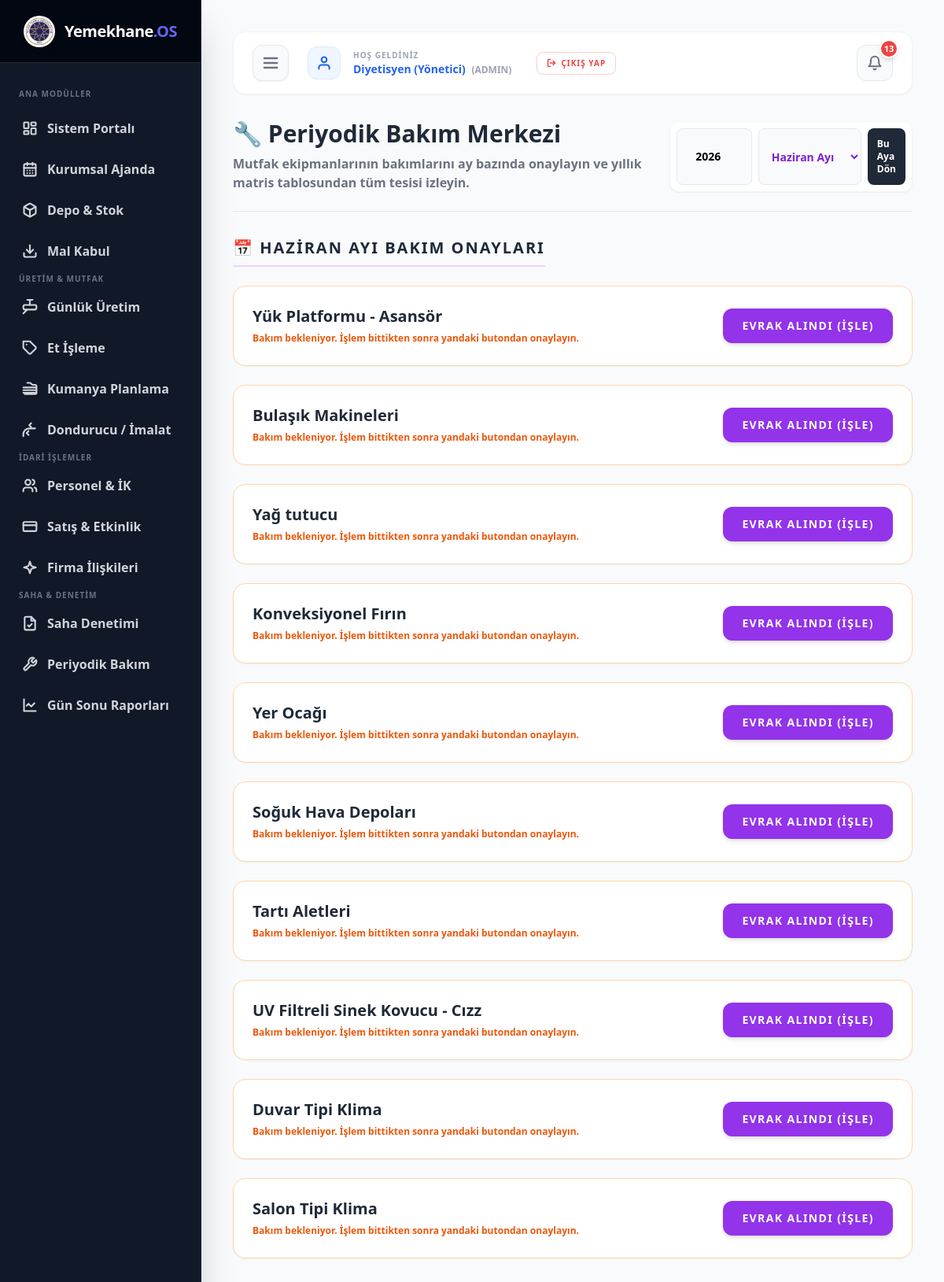
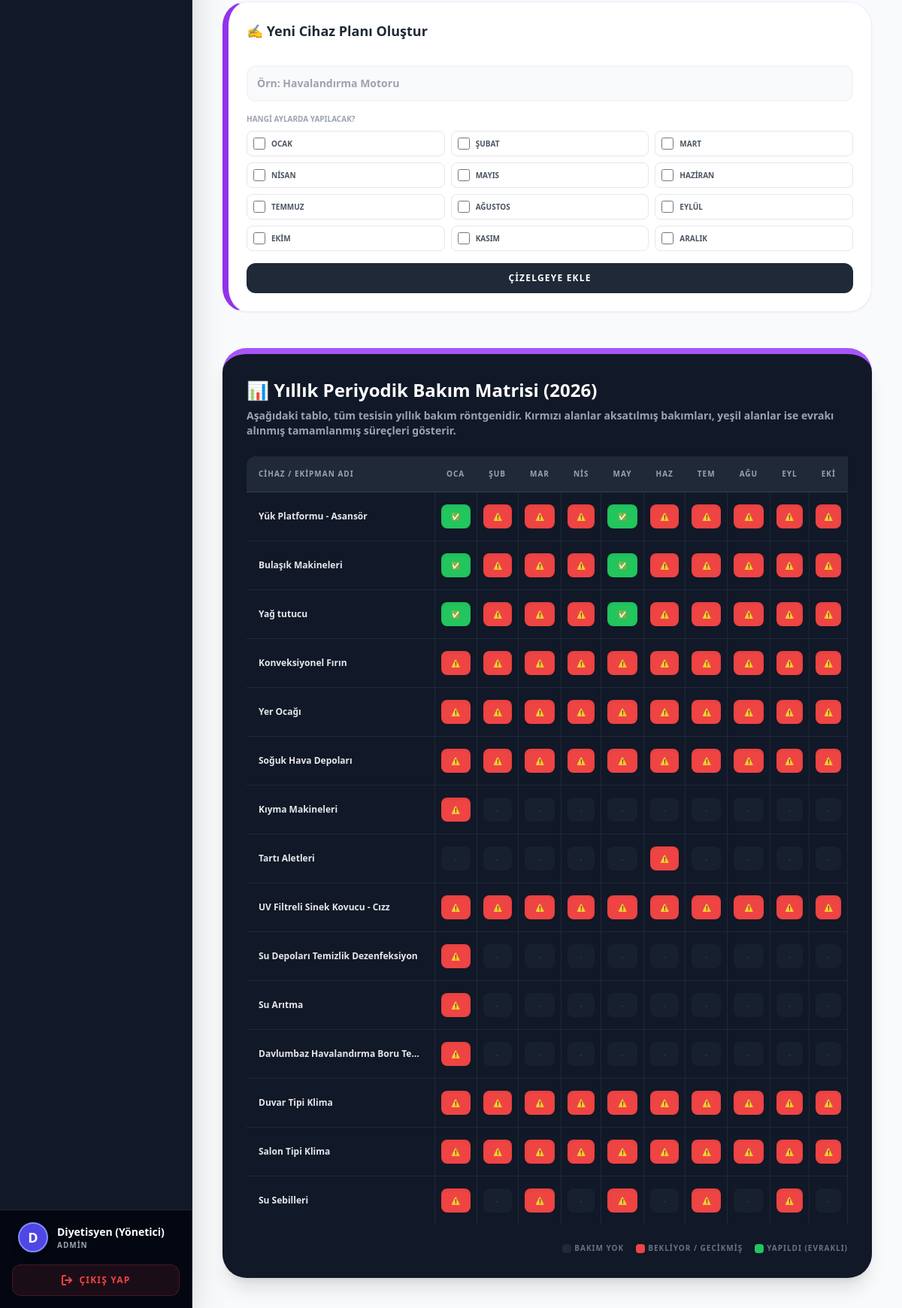
Page /periyodik-bakim (signed in) on the committed database (2 pictures, top to bottom).
### tables this page shows
CREATE TABLE periyodik_bakim (id INTEGER PRIMARY KEY AUTOINCREMENT, ekipman_adi TEXT, bakim_aylari TEXT);

### app.py (the view, shortened to what this page needs)
@app.route('/periyodik-bakim', methods=['GET', 'POST'])
@login_required
@admin_required
def periyodik_bakim():
    conn = get_db_connection()
    bugun = date.today()
    secilen_yil = request.args.get('yil', str(bugun.year))
    secilen_ay = request.args.get('ay', str(bugun.month))
    bakimlar = conn.execute("SELECT * FROM periyodik_bakim ORDER BY id ASC").fetchall()
    logs = conn.execute("SELECT * FROM periyodik_bakim_log WHERE yil=?", (secilen_yil,)).fetchall()
    log_dict = {(str(l['bakim_id']), str(l['ay'])): True for l in logs}
    aylik_bakimlar = []
    for b in bakimlar:
        aylar = b['bakim_aylari'].split(',') if b['bakim_aylari'] else []
        if secilen_ay in aylar:
            durum = 'Yapıldı' if (str(b['id']), secilen_ay) in log_dict else 'Bekliyor'
            aylik_bakimlar.append({'id': b['id'], 'ekipman_adi': b['ekipman_adi'], 'durum': durum})
    matris = {}
    for b in bakimlar:
        matris[b['id']] = {'adi': b['ekipman_adi'], 'aylar': {}}
        gerekli_aylar = b['bakim_aylari'].split(',') if b['bakim_aylari'] else []
        for a_no in range(1, 13):
            a_str = str(a_no)
            if a_str in gerekli_aylar:
                if (str(b['id']), a_str) in log_dict: matris[b['id']]['aylar'][a_str] = 'Yapıldı'
                else: matris[b['id']]['aylar'][a_str] = 'Bekliyor'
            else: matris[b['id']]['aylar'][a_str] = 'Yok'
    conn.close()
    ay_isimleri = { '1': 'Ocak', '2': 'Şubat', '3': 'Mart', '4': 'Nisan', '5': 'Mayıs', '6': 'Haziran', '7': 'Temmuz', '8': 'Ağustos', '9': 'Eylül', '10': 'Ekim', '11': 'Kasım', '12': 'Aralık' }
    return render_template('periyodik_bakim.html', bakimlar=bakimlar, aylik_bakimlar=aylik_bakimlar, matris=matris, ay_isimleri=ay_isimleri, secilen_ay=secilen_ay, secilen_yil=secilen_yil)

### app.py (called while the page is built)
def login_required(f):
    @wraps(f)
    def decorated_function(*args, **kwargs):
        if 'kullanici_id' not in session: return redirect(url_for('login'))
        return f(*args, **kwargs)
    return decorated_function

def admin_required(f):
    @wraps(f)
    def decorated_function(*args, **kwargs):
        if session.get('rol') != 'admin':
            flash("⚠️ Bu sayfaya erişim yetkiniz yok!", "error")
            return redirect(url_for('depo'))
        return f(*args, **kwargs)
    return decorated_function

def get_next_workday(date_str):
    d = datetime.strptime(date_str, '%Y-%m-%d')
    while d.weekday() >= 5: d += timedelta(days=1)
    return d.strftime('%Y-%m-%d')

def get_db_connection():
    BASE_DIR = os.path.dirname(os.path.abspath(__file__))
    db_path = os.path.join(BASE_DIR, 'yemekhane.db')
    conn = sqlite3.connect(db_path)
    conn.row_factory = sqlite3.Row
    return conn

### templates/periyodik_bakim.html (shortened to what this page needs)
<!DOCTYPE html>
<html lang="tr">
<head>
    <script src="https://cdn.tailwindcss.com"></script>
</head>
<body class="bg-gray-50 flex min-h-screen font-sans">
    {% include 'sidebar.html' %}
    <div class="ml-64 flex-1 p-10 min-w-0">
        {% include 'topbar.html' %}
        <div class="mb-8 border-b border-gray-200 pb-6 flex justify-between items-end">
            <div>
                <h1 class="text-3xl font-black text-gray-800">🔧 Periyodik Bakım Merkezi</h1>
                <p class="text-gray-500 font-bold mt-2">Mutfak ekipmanlarının bakımlarını ay bazında onaylayın ve yıllık matris tablosundan tüm tesisi izleyin.</p>
            </div>
            <form action="/periyodik-bakim" method="GET" class="flex gap-2 bg-white p-2 rounded-xl shadow-sm border border-gray-100">
                <input type="number" name="yil" value="{{ secilen_yil }}" class="w-24 border border-gray-200 rounded-lg p-3 font-bold text-sm outline-none bg-gray-50 text-center" onchange="this.form.submit()">
                <select name="ay" class="border border-gray-200 rounded-lg p-3 font-bold text-sm outline-none bg-gray-50 text-purple-700" onchange="this.form.submit()">
                    {% for ay_no, ay_isim in ay_isimleri.items() %}
                        <option value="{{ ay_no }}" {% if secilen_ay == ay_no %}selected{% endif %}>{{ ay_isim }} Ayı</option>
                    {% endfor %}
                </select>
                <a href="/periyodik-bakim" class="bg-gray-800 text-white font-bold p-3 rounded-lg hover:bg-black text-xs flex items-center">Bu Aya Dön</a>
            </form>
        </div>
        <div class="grid grid-cols-1 xl:grid-cols-3 gap-8 mb-10">
            <div class="xl:col-span-2 space-y-6">
                <h2 class="text-xl font-black text-gray-800 uppercase tracking-widest border-b-2 border-purple-200 pb-2 inline-block">📅 {{ ay_isimleri[secilen_ay] }} Ayı Bakım Onayları</h2>
                {% for ab in aylik_bakimlar %}
                <div class="bg-white p-6 rounded-2xl shadow-sm border {% if ab.durum == 'Yapıldı' %}border-green-200 bg-green-50/30{% else %}border-orange-200 bg-orange-50/30{% endif %} flex justify-between items-center">
                    <div>
                        <h4 class="text-xl font-black text-gray-800">{{ ab.ekipman_adi }}</h4>
                        {% if ab.durum == 'Yapıldı' %}
                            <span class="text-xs font-bold text-green-600">Bu ayın evrakları sisteme işlendi.</span>
                        {% else %}
                            <span class="text-xs font-bold text-orange-600">Bakım bekleniyor. İşlem bittikten sonra yandaki butondan onaylayın.</span>
                        {% endif %}
                    </div>
                    <div>
                        {% if ab.durum == 'Yapıldı' %}
                            <form action="/periyodik-bakim" method="POST" class="m-0 flex items-center gap-3">
                                <span class="bg-green-600 text-white font-black px-4 py-2 rounded-lg text-sm shadow-sm">✅ EVRAK ALINDI</span>
                                <input type="hidden" name="islem_tipi" value="bakim_geri_al"><input type="hidden" name="bakim_id" value="{{ ab.id }}"><input type="hidden" name="yil" value="{{ secilen_yil }}"><input type="hidden" name="ay" value="{{ secilen_ay }}">
                                <button type="submit" class="text-red-500 hover:text-red-700 font-bold text-[10px] bg-white border border-red-200 px-2 py-1 rounded">Geri Al ↩️</button>
                            </form>
                        {% else %}
                            <form action="/periyodik-bakim" method="POST" class="m-0">
                                <button type="submit" class="bg-purple-600 hover:bg-purple-700 text-white font-black px-6 py-3 rounded-xl transition shadow-md text-sm uppercase tracking-widest animate-pulse">Evrak Alındı (İşle)</button>
                            </form>
                        {% endif %}
                    </div>
                </div>
                {% else %}
                <div class="bg-white p-10 rounded-2xl text-center shadow-sm border border-gray-100">
                    <span class="text-3xl block mb-2">🎉</span>
                    <h4 class="text-gray-500 font-bold text-sm">Seçili ay için planlanmış bir periyodik bakım bulunmuyor.</h4>
                </div>
                {% endfor %}
            </div>
            <div class="xl:col-span-1 bg-white p-6 rounded-[2rem] shadow-sm border border-purple-100 border-l-8 border-l-purple-600 h-max">
                <h3 class="text-lg font-black text-gray-800 mb-4 flex items-center gap-2">✍️ Yeni Cihaz Planı Oluştur</h3>
                <form action="/periyodik-bakim" method="POST" class="space-y-4">
                    <input type="text" name="ekipman_adi" placeholder="Örn: Havalandırma Motoru" required class="w-full border-2 border-gray-100 p-3 rounded-xl font-bold outline-none focus:border-purple-500 bg-gray-50 text-sm">
                    <div>
                        <label class="block text-[10px] font-bold text-gray-400 uppercase mb-2">Hangi Aylarda Yapılacak?</label>
                        <div class="grid grid-cols-3 gap-2">
                            {% for ay_no, ay_isim in ay_isimleri.items() %}
                            <label class="flex items-center gap-2 p-2 border border-gray-200 rounded-lg cursor-pointer hover:bg-purple-50 transition">
                                <input type="checkbox" name="aylar[]" value="{{ ay_no }}" class="w-4 h-4 text-purple-600">
                                <span class="font-bold text-gray-600 text-[10px] uppercase">{{ ay_isim }}</span>
                            </label>
                            {% endfor %}
                        </div>
                    </div>
                    <button type="submit" class="w-full bg-gray-800 text-white font-black py-3 rounded-xl hover:bg-black transition text-xs tracking-widest uppercase">Çizelgeye Ekle</button>
                </form>
            </div>
        </div>
        <div class="bg-gray-900 p-8 rounded-[2rem] shadow-xl border-t-8 border-purple-500 mt-12">
            <div class="flex justify-between items-end mb-6">
                <div>
                    <h3 class="text-2xl font-black text-white mb-2 flex items-center gap-2">📊 Yıllık Periyodik Bakım Matrisi ({{ secilen_yil }})</h3>
                    <p class="text-gray-400 font-bold text-sm">Aşağıdaki tablo, tüm tesisin yıllık bakım röntgenidir. Kırmızı alanlar aksatılmış bakımları, yeşil alanlar ise evrakı alınmış tamamlanmış süreçleri gösterir.</p>
                </div>
            </div>
            <div class="overflow-x-auto">
                <table class="w-full text-left whitespace-nowrap">
                    <thead class="bg-gray-800 text-gray-400 uppercase text-[10px] tracking-widest border-b border-gray-700">
                        <tr>
                            <th class="p-4 rounded-tl-xl sticky left-0 bg-gray-800 z-10 w-64">Cihaz / Ekipman Adı</th>
                            {% for ay_no, ay_isim in ay_isimleri.items() %}
                            <th class="p-4 text-center">{{ ay_isim[:3] }}</th>
                            {% endfor %}
                        </tr>
                    </thead>
                    <tbody class="divide-y divide-gray-800 text-xs">
                        {% for b in bakimlar %}
                        <tr class="hover:bg-gray-800 transition">
                            <td class="p-4 font-black text-gray-200 sticky left-0 bg-gray-900 z-10 truncate max-w-[250px]">{{ b.ekipman_adi }}</td>
                            {% for ay_no in range(1, 13) %}
                                {% set durum = matris[b.id]['aylar'][ay_no|string] %}
                                <td class="p-2 text-center border-l border-gray-800">
                                    {% if durum == 'Yapıldı' %}
                                        <div class="w-full h-8 bg-green-500 rounded-lg flex items-center justify-center text-white text-[10px] font-black shadow-inner cursor-help" title="Evrak Alındı">✅</div>
                                    {% elif durum == 'Bekliyor' %}
                                        <div class="w-full h-8 bg-red-500 rounded-lg flex items-center justify-center text-white text-[10px] font-black shadow-inner cursor-help animate-pulse" title="Bakım Bekliyor!">⚠️</div>
                                    {% else %}
                                        <div class="w-full h-8 bg-gray-800 rounded-lg flex items-center justify-center text-gray-600 text-[10px] font-bold opacity-50">-</div>
                                    {% endif %}
                                </td>
                            {% endfor %}
                        </tr>
                        {% else %}
                        <tr><td colspan="14" class="p-10 text-center text-gray-600 font-bold">Sisteme kayıtlı periyodik bakım bulunmuyor.</td></tr>
                        {% endfor %}
                    </tbody>
                </table>
            </div>
            <div class="mt-6 flex gap-4 text-[10px] font-bold uppercase tracking-widest text-gray-500 justify-end">
                <span class="flex items-center gap-1"><div class="w-3 h-3 bg-gray-800 rounded"></div> Bakım Yok</span>
                <span class="flex items-center gap-1"><div class="w-3 h-3 bg-red-500 rounded"></div> Bekliyor / Gecikmiş</span>
                <span class="flex items-center gap-1"><div class="w-3 h-3 bg-green-500 rounded"></div> Yapıldı (Evraklı)</span>
            </div>
        </div>
    </div>
</body>
</html>

### rows in the picture
periyodik_bakim: ekipman_adi "Yük Platformu - Asansör"
periyodik_bakim: ekipman_adi "Bulaşık Makineleri"
periyodik_bakim: ekipman_adi "Yağ tutucu"
periyodik_bakim: ekipman_adi "Konveksiyonel Fırın"
periyodik_bakim: ekipman_adi "Yer Ocağı"
periyodik_bakim: ekipman_adi "Soğuk Hava Depoları"
periyodik_bakim: ekipman_adi "Tartı Aletleri"
periyodik_bakim: ekipman_adi "UV Filtreli Sinek Kovucu - Cızz"
periyodik_bakim: ekipman_adi "Duvar Tipi Klima"
periyodik_bakim: ekipman_adi "Salon Tipi Klima"
periyodik_bakim: ekipman_adi "Kıyma Makineleri"
periyodik_bakim: ekipman_adi "Su Depoları Temizlik Dezenfeksiyon"
periyodik_bakim: ekipman_adi "Su Arıtma"
periyodik_bakim: ekipman_adi "Davlumbaz Havalandırma Boru Te…"
periyodik_bakim: ekipman_adi "Su Sebilleri"

### other values in the picture
{{ session.isim[:1] }} "D"
{{ session.isim }} "Diyetisyen (Yönetici)"
{{ session.rol }} "ADMIN"
{{ session.rol|upper }} "ADMIN"
{{ ay_isimleri[secilen_ay] }} "HAZIRAN"
{{ ay_isim }} "OCAK" "ŞUBAT" "MART" "NISAN" "MAYIS" "HAZIRAN" "TEMMUZ" "AĞUSTOS" "EYLÜL" "EKIM" "KASIM" "ARALIK"
{{ secilen_yil }} "2026"
{{ ay_isim[:3] }} "OCA" "ŞUB" "MAR" "NIS" "MAY" "HAZ" "TEM" "AĞU" "EYL" "EKI"
form field ay "Haziran Ayı"
